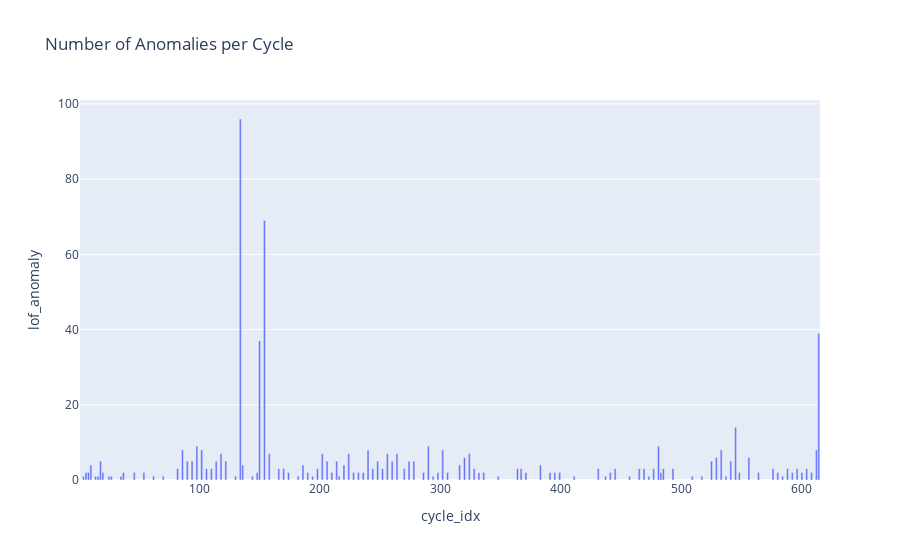

Write notebook code for a chart like this one.
### Code cell
cycle_anom = df.groupby('cycle_idx')['lof_anomaly'].sum().reset_index()

fig = px.bar(
    cycle_anom,
    x='cycle_idx',
    y='lof_anomaly',
    title='Number of Anomalies per Cycle'
)
fig.show()

### Figure 1 — Plotly figure (JSON) as saved in the notebook; plotly's stock layout.template omitted (floating-point values rounded to 4 significant figures; data arrays with more than 128 entries replaced by an {"elided": "..."} marker saying what was removed)
{"data": [{"hovertemplate": "cycle_idx=%{x}<br>lof_anomaly=%{y}<extra></extra>", "legendgroup": "", "marker": {"color": "#636efa", "pattern": {"shape": ""}}, "name": "", "orientation": "v", "showlegend": false, "textposition": "auto", "type": "bar", "x": {"elided": "168 int values"}, "xaxis": "x", "y": {"elided": "168 int values"}, "yaxis": "y"}], "layout": {"barmode": "relative", "legend": {"tracegroupgap": 0}, "title": {"text": "Number of Anomalies per Cycle"}, "xaxis": {"anchor": "y", "domain": [0, 1], "title": {"text": "cycle_idx"}}, "yaxis": {"anchor": "x", "domain": [0, 1], "title": {"text": "lof_anomaly"}}}}
